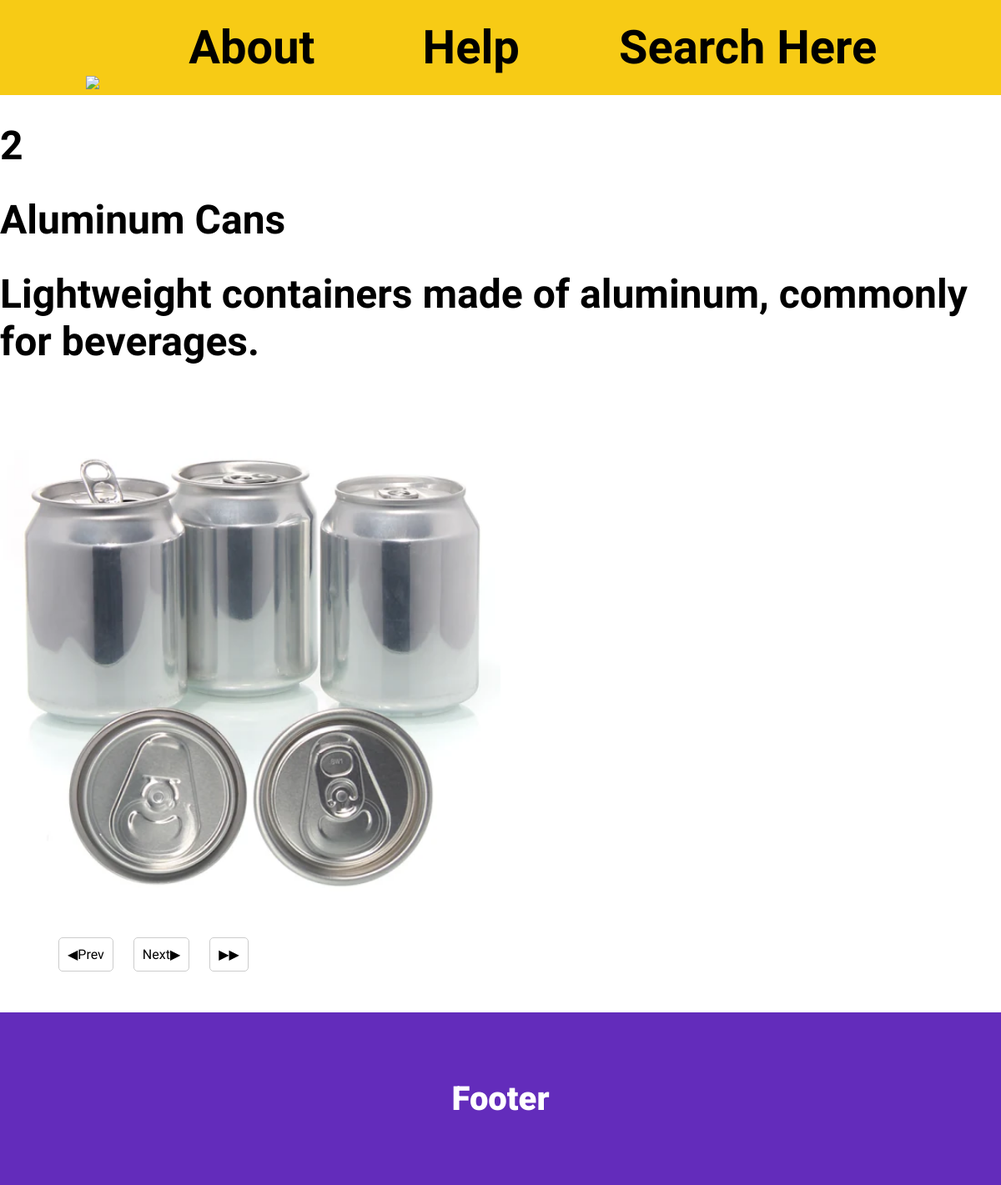
The app's page /item/2 with its own data.
### tables this page shows
CREATE TABLE Trash (id INTEGER PRIMARY KEY AUTOINCREMENT, name TEXT NOT NULL, description TEXT, bins INTEGER NOT NULL REFERENCES Bins (id), rrr INTEGER NOT NULL REFERENCES RRR (id), image TEXT);

### Routes.py (the view)
@app.route('/item/<int:id>')  # Route to a page about an item
def item(id):
    conn = sqlite3.connect("Webdatabase.db")
    cur = conn.cursor()
    cur.execute("SELECT * FROM Trash WHERE id=?", (id,))
    trash = cur.fetchone()
    cur.execute("SELECT id FROM Trash ORDER BY ID DESC")
    limitbig = cur.fetchone()
    idp = id+1
    idm = id-1
    idp10 = id+10
    idm10 = id-10
    hideprevall = " "
    hideforwall = " "
    hideforw = " "
    hideprev = " "
    if id == limitbig[0] or id >= limitbig[0]:  # Limits the user for going past page beyond the num of items
        id = limitbig[0]
        idp = id
        idp10 = id
        hideforw = "hidden"
    if id == 1 or id <= 1:  # Limits the user for going past page beyond the num of items
        id = 1
        idm = id
        idm10 = id
        hideprev = "hidden"
    if id <= 10:
        hideprevall = "hidden"
    if id+9 >= limitbig[0]:
        hideforwall = "hidden"
    cur = conn.cursor()
    cur.execute("SELECT bins FROM Trash WHERE id=?", (id,))
    bins = cur.fetchone()
    color = "#246eff"
    if bins == (1,):
        color = "#246eff"
    if bins == (2,) or bins == (6,):
        color = "#ff495c"
    if bins == (3,) or bins == (5,) or bins == (7,) or bins == (8,):
        color = "#f7cb15"
    if bins == (4,):
        color = "#3ddc97"
    return render_template('item.html', trash=trash, idp=idp, idm=idm, idp10=idp10, idm10=idm10, hideprev=hideprev, hideforw=hideforw, hideprevall=hideprevall, hideforwall=hideforwall, color=color)

### templates/item.html (shortened to what this page needs)
{% extends 'layout.html' %}
{% block content %}
<h1>{{trash[0]}}</h1>
<h1>{{trash[1]}}</h1>
<h1>{{trash[2]}}</h1>
<img src = "/static/images/{{trash[5]}}" class = "image"/>
<div>
    <a {{hideprev}} href="{{ '/item/%s'%idm }}">◀Prev</a>
    <a {{hideforw}} href="{{ '/item/%s'%idp }}">Next▶</a>
    <a {{hideforwall}} href="{{ '/item/%s'%idp10 }}">▶▶</a>
</div>
{% endblock %}

### static/style.css (style rules this page uses)
body { margin: 0; padding: 0; }
.image { width: 600px; }
h1 { font-size: 300%; font-family: "Staatliches", sans-serif; font-weight: 700; font-style: normal; }
main a { margin:10px; padding:10px; border:1px solid #ccc; border-radius:5px; text-decoration:none; font-family: "Staatliches", sans-serif; font-weight: 500; font-style: normal; }
a { text-decoration: none; color:black }
main div { margin:5% }

### records on screen
Trash: id "2", name "Aluminum Cans", description "Lightweight containers made of aluminum, commonly for beverages.", image (picture)
